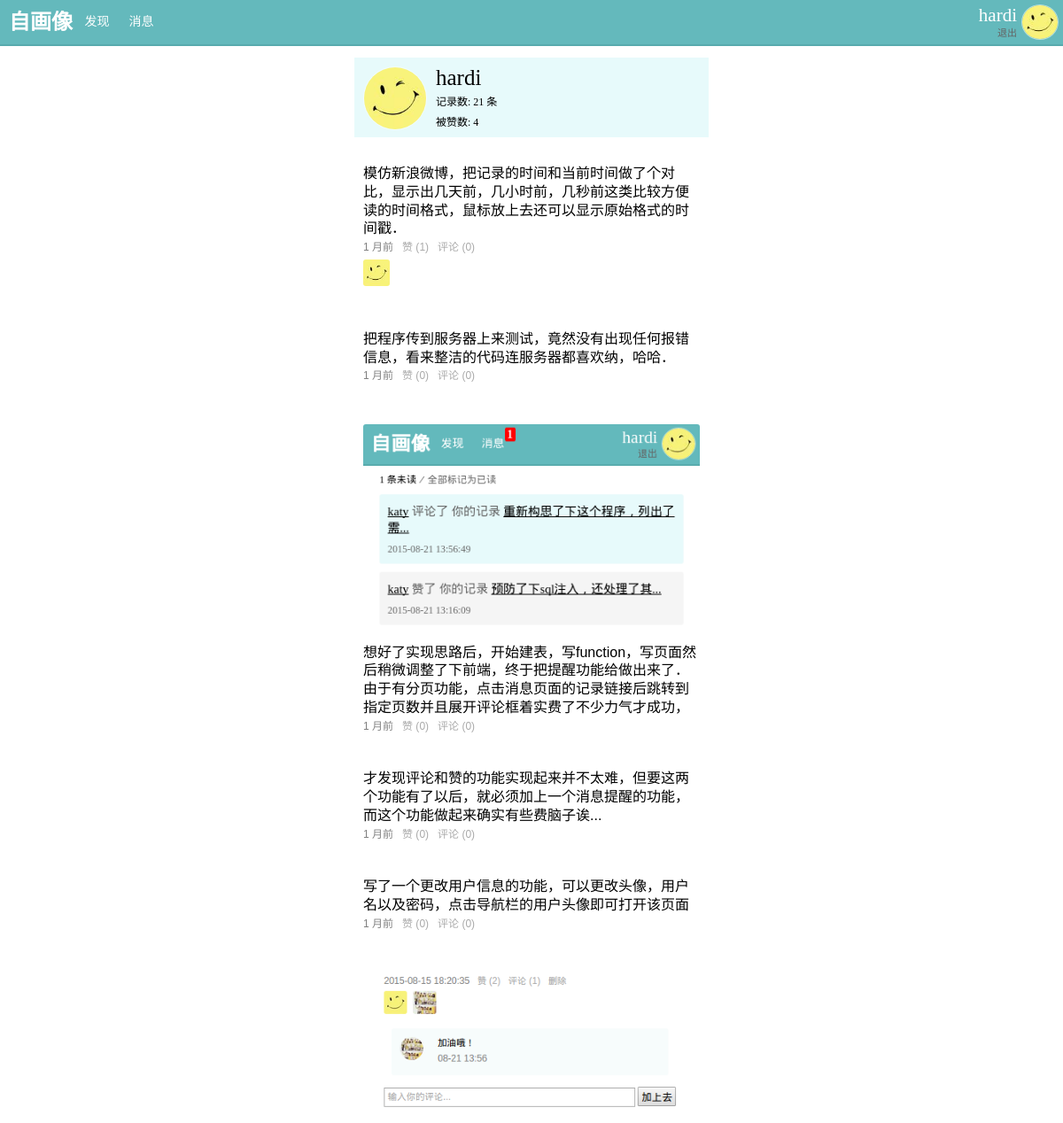
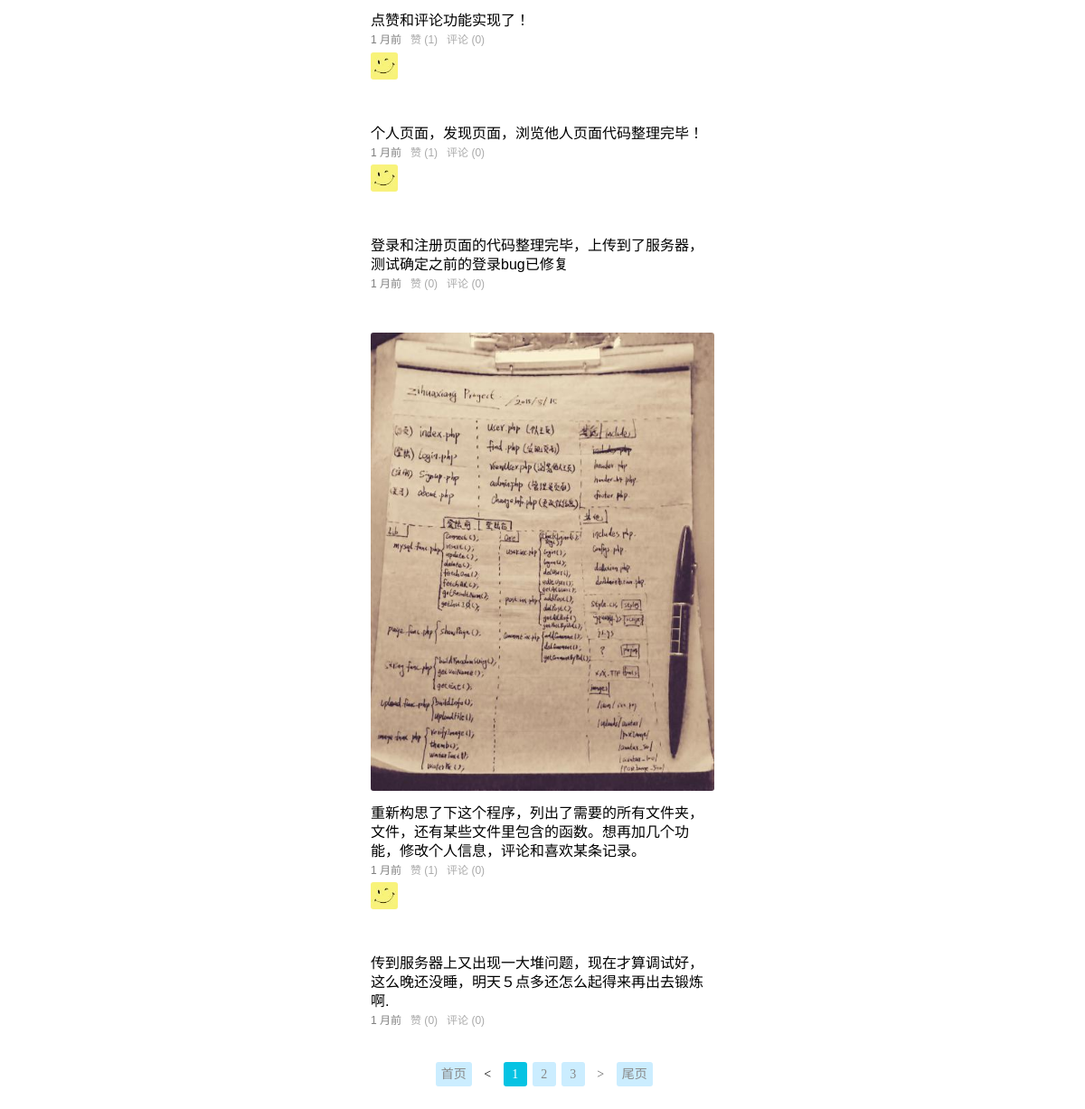
Page /viewUser.php?target_uid=1 (signed in) on the committed database (2 pictures, top to bottom).
### tables this page shows
CREATE TABLE `zhx_user` (
  `uid` int(11) NOT NULL AUTO_INCREMENT,
  `name` varchar(30) NOT NULL,
  `password` char(32) NOT NULL,
  `regTime` datetime NOT NULL,
  `avatar` varchar(64) NOT NULL,
  PRIMARY KEY (`uid`),
  UNIQUE KEY `name` (`name`)
);

CREATE TABLE `zhx_post` (
  `pid` int(11) NOT NULL AUTO_INCREMENT,
  `uid` int(11) NOT NULL,
  `date` datetime NOT NULL,
  `post` text NOT NULL,
  PRIMARY KEY (`pid`)
);

CREATE TABLE `zhx_like` (
  `lid` int(11) NOT NULL AUTO_INCREMENT,
  `pid` int(11) NOT NULL,
  `uid` int(11) NOT NULL,
  PRIMARY KEY (`lid`)
);

CREATE TABLE `zhx_album` (
  `iid` int(11) NOT NULL AUTO_INCREMENT,
  `pid` int(11) NOT NULL,
  `image` varchar(50) NOT NULL,
  PRIMARY KEY (`iid`)
);

### core/user.inc.php (called while the page is built, shortened)
<?php
function getUserByUid($uid){
	$sql="select * from zhx_user where uid=$uid";
	$row=fetchOne($sql);
	return $row;
}

### lib/mysql.func.php (called while the page is built, shortened)
<?php
function fetchOne($sql,$result_type=MYSQL_ASSOC){
	$result=mysql_query($sql);
	$row=mysql_fetch_array($result,$result_type);
	return $row;
}
function fetchAll($sql,$result_type=MYSQL_ASSOC){
	$result=mysql_query($sql);
	while(@$row=mysql_fetch_array($result,$result_type)){
		$rows[]=$row;
	};
	return @$rows;
}
function getResultNum($sql){
	$result=mysql_query($sql);
	return mysql_num_rows($result);
}

### core/post.inc.php (called while the page is built, shortened)
<?php
function getNumByPid($pid,$table){
	$sql="select count(*) from {$table} where pid={$pid}";
	$row=fetchOne($sql);
	return $row['count(*)'];
}
function getLikeNumByuid($uid){
	$sql="select count(lid) from zhx_like left join zhx_post on zhx_post.pid=zhx_like.pid where zhx_post.uid=$uid";
	$row=fetchOne($sql);
	return $row['count(lid)'] ;
}
function getPostNumByUid($uid){
	$sql="select pid from zhx_post where uid=$uid";
	return getResultNum($sql);
}
function getUserPosts($uid,$offset,$pageSize){
	$sql="select zhx_post.pid,iid,post,date,image from zhx_post left join zhx_album on zhx_post.pid=zhx_album.pid where uid=$uid order by date desc limit {$offset},{$pageSize}";
	$rows=fetchAll($sql);
	return $rows;
}

### lib/timeFormate.class.php (called while the page is built, shortened)
<?php
class Mygettime{
        function  __construct($createtime,$gettime) {
            $this->createtime = $createtime;
            $this->gettime = $gettime;
    }
      function getMonth()
       {
        return ($this->createtime-$this->gettime)/(60*60*24*30);
       }
       function getYear()
       {
        return ($this->createtime-$this->gettime)/(60*60*24*30*12);
       }
       function index()
       {
            if($this->getYear() > 1)
            {
                 if($this->getYear() > 2)
                    {
                        return date("Y-m-d",$this->gettime);
                        exit();
                    }
                return intval($this->getYear())." 年前";
                exit();
            }
             elseif($this->getMonth() > 1)
            {
                return intval($this->getMonth())." 月前";
                exit();
            }
             elseif($this->getDay() > 1)
            {
                return intval($this->getDay())." 天前";
                exit();
            }
             elseif($this->getHours() > 1)
            {
                return intval($this->getHours())." 小时前";
                exit();
            }
             elseif($this->getMinutes() > 1)
            {
                return intval($this->getMinutes())." 分钟前";
                exit();
            }
           elseif($this->getSeconds() > 1)
            {
                return intval($this->getSeconds()-1)." 秒前";
                exit();
            }
             else
            {
                return "刚刚";
                exit();
            }
       }
  }

### viewUser.php (the view, shortened to what this page needs)
<?php
$target_uid=$_REQUEST['target_uid'];
$row=getUserByUid($target_uid);
$target_name=$row['name'];
$target_likeNum=getLikeNumByuid($target_uid);
$target_avatar='images/uploads/avatar_100/'.$row['avatar'];
$totalRows=getPostNumByUid($target_uid);
$pageSize=pageSize;
$totalPage=ceil($totalRows/$pageSize);
@$page=$_REQUEST['page']?(int)$_REQUEST['page']:1;
$offset=($page-1)*$pageSize;
$rows=getUserPosts($target_uid,$offset,$pageSize);
require_once 'includes/header.php';
echo('<div class="user_info">');
	echo('<img src="'.$target_avatar.'" alt="">');
	echo('<span class="user_info_name">'.$target_name.'</span><br>');
	echo('<span class="user_info_num">记录数:&nbsp;'.$totalRows.'&nbsp;条</span><br>');
	echo('<span class="user_info_regTime">被赞数:&nbsp;'.$target_likeNum.'</span>');
echo('</div>');
echo '<ul class="post_list">' ;
if($rows){
	foreach ($rows as $row ) {
		echo '<li class="post_row_full" id="'.$row['pid'].'">';
		echo '<ul class="post_content_full">';
			$postTimeRow=$row['date'];
			$postTime= strtotime($postTimeRow);
			$time=new Mygettime(time(),$postTime);
			$showTime=$time->index();
			$sql="select zhx_post.pid,zhx_like.uid,lid from zhx_post left join zhx_like on zhx_post.pid=zhx_like.pid where zhx_post.pid={$row['pid']} order by lid desc";
			$like_data=fetchAll($sql);
			$likeNum=getNumByPid($row['pid'],"zhx_like");
			$sql="select zhx_post.pid,zhx_comment.uid,zhx_comment.cid,zhx_comment.comment,zhx_comment.date from zhx_post left join zhx_comment on zhx_post.pid=zhx_comment.pid where zhx_post.pid={$row['pid']} order by cid desc";
			$comment_data=fetchAll($sql);
			$commentNum=getNumByPid($row['pid'],"zhx_comment");
			if($row['image']){
			$image_w=getimagesize("images/uploads/postImage_500/".$row['image'])[0]>350 ? true : false;
			$style="class='full_width'";
			?>
			<li class="post">
				<a  href="images/uploads/postImage/<?php echo $row['image']; ?>">
					<img <?php if($image_w){echo $style;} ?> src="images/uploads/postImage_500/<?php echo $row['image']; ?>">
				</a>
			</li>
			<?php
			}
?>
		<li class="post"><?php echo $row['post']; ?></li>
		<li class="post_info">
			<span title="<?php echo $postTimeRow ?>"><?php echo $showTime; ?></span>&nbsp;&nbsp;
			<a href="doAction.php?act=likePost&pid=<?php echo $row['pid']; ?>" >赞&nbsp;(<?php echo $likeNum; ?>)</a>&nbsp;&nbsp;
			<a class="show_comment" onclick="showComment(<?php echo $row['pid']; ?>)">评论&nbsp;(<?php echo $commentNum; ?>)</a>&nbsp;&nbsp;
		</li>
<?php
		if(($like_data[0]['uid'])){
			echo '<li class="post_like">';
			foreach ($like_data as $like) {
			 	$like_user=getUserByUid($like['uid']);
?>
			 	<a href="viewUser.php?target_uid=<?php echo $like_user['uid']; ?>">
					<img title="<?php echo $like_user['name'] ?>" src="images/uploads/avatar_50/<?php echo $like_user['avatar']; ?>">
				</a>
<?php
			 }
			 echo '</li>';
		}
?>
		</ul>
	</li>
<?php
	}
}elseif($target_uid==$uid){
	echo "<i>你还没有发过任何记录哦～～～</i>";
}else{
	echo "<i>TA还没有发过任何记录哦～～～</i>";
}
echo "</ul>";
echo "</div>";
if($totalRows>=5){
	echo '<div class="pager">';
	echo showPage($page, $totalPage,$target_uid);
	echo '</div>';
}
 ?>
<?php
require_once 'includes/footer.php';
?>

### includes/header.php (shortened to what this page needs)
<?php
$avatar=getUserByUid($_SESSION['uid'])['avatar'];
?>
<!DOCTYPE HTML>
<html>
<head>
	<link rel="stylesheet" href="styles/style.css">
</head>
<body>
<header>
	<div class="logo">
		<a class="logo_image" href="user.php"><h1>自画像</h1></a>
		<a class="logo_menu" href="find.php">发现</a>
		<a class="logo_menu" href="notify.php">消息
		</a>
	</div>
	<div class="info">
		<?php
		echo('<a href="changeInfo.php"><img  src="images/uploads/avatar_50/'.$avatar.'"></a>');
		echo('<a class="info_name" style="color:white;"href="user.php">' . $_SESSION['name'] . '</a><a class="info_logout" href="doAction.php?act=logout">退出</a>');
		 ?>
	</div>
</header>
<div class="wrap">

### styles/style.css (style rules this page uses)
body,ul,ol,li,p,h1,h2,h3,h4,h5,h6,form,fieldset,table,td,img,div,dl,dt,dd,input { margin:0;padding:0; }
body { font-size:12px; }
img { border:none; }
li { list-style:none; }
a { text-decoration:none; color:#656565; }
header { height: 50px; width: 100%; background-color: rgba(92, 182, 185,0.95); color:white; position: fixed; top:0; box-shadow: 0 0 3px; border-bottom: outset rgba(98, 220, 222, 0.3) 2px; z-index: 100; }
header h1 { line-height: 50px; margin-left: 10px; float:left; color:white; }
.wrap { margin:50px auto 0 auto; padding: 0 10px; max-width: 400px; }
header .logo a { float:left; }
header .logo_menu { width: 35px; height: 52px; line-height: 50px; color: white; font-size: 14px; margin-left: 5px; padding: 0 5px; text-align: center; }
header .info { float:right; height: 50px; }
header .info_name { position: absolute; top:5px; right:52px; line-height: 25px; font-size: 21px; }
header .info_logout { position: absolute; top: 25px; right: 52px; line-height: 25px; font-size: 11px; }
header .info img { float: right; width: 40px; height: 38px; margin: 5px; border:1px solid rgba(255, 255, 255, 0.52); -webkit-border-radius: 50%; -moz-border-radius: 50%; border-radius: 50%; }
.post_list { padding:10px; list-style:none; width: calc(100%-20px); }
.post { line-height: 23px; word-wrap: break-word; letter-spacing: normal; word-spacing: normal; font: 16px/1.3 'Arial','Microsoft YaHei'; padding: 1px 0 3px; }
.post img { margin:5px 0; -webkit-border-radius: 3px; -moz-border-radius: 3px; border-radius: 3px; }
.post_like img { width: 30px; margin: 5px 5px 5px 0; -webkit-border-radius: 3px; -moz-border-radius: 3px; border-radius: 3px; }
.full_width { width: 100%; }
.post_info { color: #808080; text-decoration: none; font: 12px/1.3 'Arial','Microsoft YaHei'; }
.post_info a { color:#aaa; text-decoration:none; cursor: pointer; }
.pager { margin: 10px 0 30px 0; text-align: center; font-size: 14px; }
.user_info { width: calc(100%-20px); height: 70px; padding: 10px; margin-top: 65px; background-color: #E7FAFB; }
.user_info img { float: left; border:1px solid rgba(255, 255, 255, 0.52); -webkit-border-radius: 50%; -moz-border-radius: 50%; border-radius: 50%; width: 70px; }
.user_info span { padding-left: 10px; line-height: 25px; display: inline-block; }
.user_info .user_info_name { font-size: 25px; color: black; }
.user_info .user_info_num { padding-top: 3px; }
.user_info .user_info_regTime { line-height: 20px; }
.post_row_full { width: 100%; display: inline-block; margin: 20px 0; }
.post_content_full { width: 100%; }

### rows in the picture
zhx_user: avatar (picture), name "hardi"
zhx_post: post "模仿新浪微博，把记录的时间和当前时间做了个对比，显示出几天前，几小时前，几秒前这类比较方便读的时间格式，鼠标放上去还可以显示原始格式的时间戳．", date "1 月前", likeNum "1", commentNum "0"
zhx_like: uid.avatar (picture)
zhx_post: post "把程序传到服务器上来测试，竟然没有出现任何报错信息，看来整洁的代码连服务器都喜欢纳，哈哈．", date "1 月前", likeNum "0", commentNum "0"
zhx_album: image (picture), pid.post "想好了实现思路后，开始建表，写function，写页面然后稍微调整了下前端，终于把提醒功能给做出来了．由于有分页功能，点击消息页面的记录链接后跳转到指定页数并且展开评论框着实费了不少力气才成功，", pid.date "1 月前", likeNum "0", commentNum "0"
zhx_post: post "才发现评论和赞的功能实现起来并不太难，但要这两个功能有了以后，就必须加上一个消息提醒的功能，而这个功能做起来确实有些费脑子诶...", date "1 月前", likeNum "0", commentNum "0"
zhx_post: post "写了一个更改用户信息的功能，可以更改头像，用户名以及密码，点击导航栏的用户头像即可打开该页面", date "1 月前", likeNum "0", commentNum "0"
zhx_album: image (picture), pid.post "点赞和评论功能实现了！", pid.date "1 月前", likeNum "1", commentNum "0"
zhx_like: uid.avatar (picture)
zhx_post: post "个人页面，发现页面，浏览他人页面代码整理完毕！", date "1 月前", likeNum "1", commentNum "0"
zhx_like: uid.avatar (picture)
zhx_post: post "登录和注册页面的代码整理完毕，上传到了服务器，测试确定之前的登录bug已修复", date "1 月前", likeNum "0", commentNum "0"
zhx_album: image (picture), pid.post "重新构思了下这个程序，列出了需要的所有文件夹，文件，还有某些文件里包含的函数。想再加几个功能，修改个人信息，评论和喜欢某条记录。", pid.date "1 月前", likeNum "1", commentNum "0"
zhx_like: uid.avatar (picture)
zhx_post: post "传到服务器上又出现一大堆问题，现在才算调试好，这么晚还没睡，明天５点多还怎么起得来再出去锻炼啊.", date "1 月前", likeNum "0", commentNum "0"

### other values in the picture
$_SESSION['name'] "hardi"
$totalRows "21"
$target_likeNum "4"
